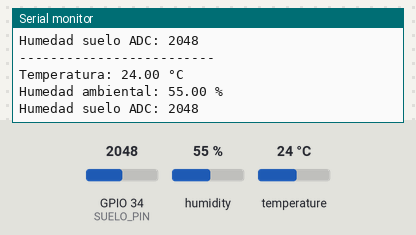
The sketch below on a simulated ESP32. On the bench: the last lines printed to the serial monitor. The inputs (shaded band) are chosen by the test bench; at power-on: humidity 55 %, GPIO 34 (SUELO_PIN) = 2048, temperature 24 °C (analog values on the 0–4095 scale).

Above: at 2.8 s.
2.9 s: humidity set to 22 %
At 4.5 s:
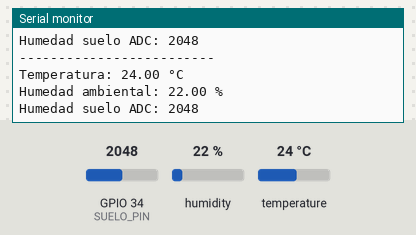
5.6 s: GPIO 34 (SUELO_PIN) set to 2866
At 6.4 s:
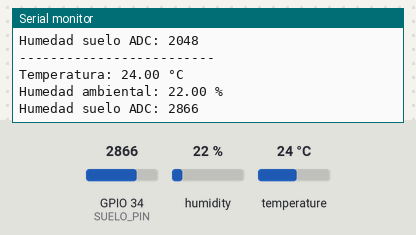
8.3 s: temperature set to 12 °C
At 10.8 s:
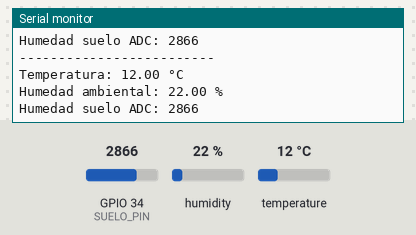
11.0 s: GPIO 34 (SUELO_PIN) set to 3603
At 13.1 s:
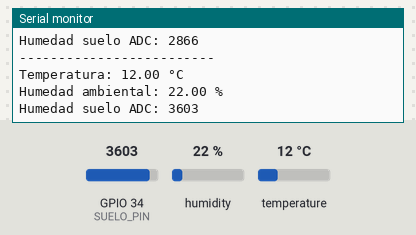
13.7 s: humidity set to 40 %
At 15.0 s:
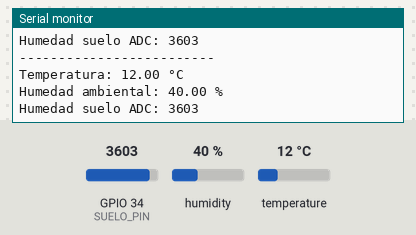
Timing chart, 0 to 16.7 s (numbered marks = the images above; inputs shaded):
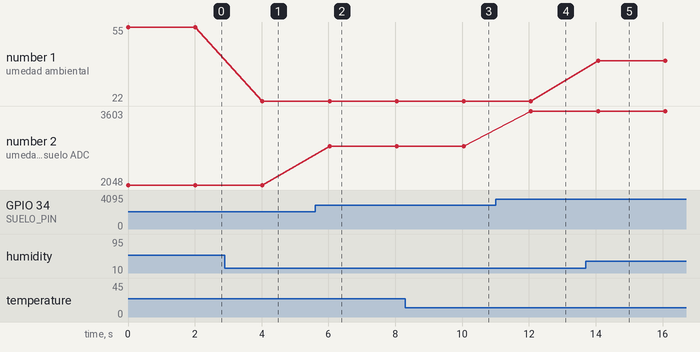

Measured:
- after the input at 2.9 s, the serial monitor: prints a new line after 1.1 s (image 1)
- after the input at 5.6 s, the serial monitor: prints a new line after 0.43 s (image 2)
- after the input at 8.3 s, the serial monitor: prints a new line after 1.7 s (image 3)
- after the input at 11.0 s, the serial monitor: prints a new line after 1.1 s (image 4)
- after the input at 13.7 s, the serial monitor: prints a new line after 0.37 s (image 5)
- plotted number 1: 55 → 22 after the input at 2.9 s, 22 → 40 after the input at 13.7 s
- plotted number 2: 2048 → 2866 after the input at 5.6 s, 2866 → 3603 after the input at 11.0 s

The sketch:

Lectura_de_sensores.ino
```cpp
#include <Arduino.h>
#include <DHT.h>

// Proyecto: Monitoreo de huerta urbana
// ESP32 + DHT22 + Capacitivo V2

#define DHTPIN 4
#define DHTTYPE DHT22
#define SUELO_PIN 34

DHT dht(DHTPIN, DHTTYPE);

void setup() {
  Serial.begin(115200);
  dht.begin();

  analogReadResolution(12);

  Serial.println("MONITOREO DE HUERTA URBANA");
  Serial.println("Iniciando sensores...");
}

void loop() {
  // Lecturas del DHT22
  float temperatura = dht.readTemperature();
  float humedadAire = dht.readHumidity();

  // Lectura del sensor capacitivo V2
  int adcSuelo = analogRead(SUELO_PIN);

  Serial.println("-------------------------");

  if (isnan(temperatura) || isnan(humedadAire)) {
    Serial.println("Error al leer el DHT22");
  } else {
    Serial.print("Temperatura: ");
    Serial.print(temperatura);
    Serial.println(" °C");

    Serial.print("Humedad ambiental: ");
    Serial.print(humedadAire);
    Serial.println(" %");
  }

  Serial.print("Humedad suelo ADC: ");
  Serial.println(adcSuelo);

  delay(2000);
}
```
